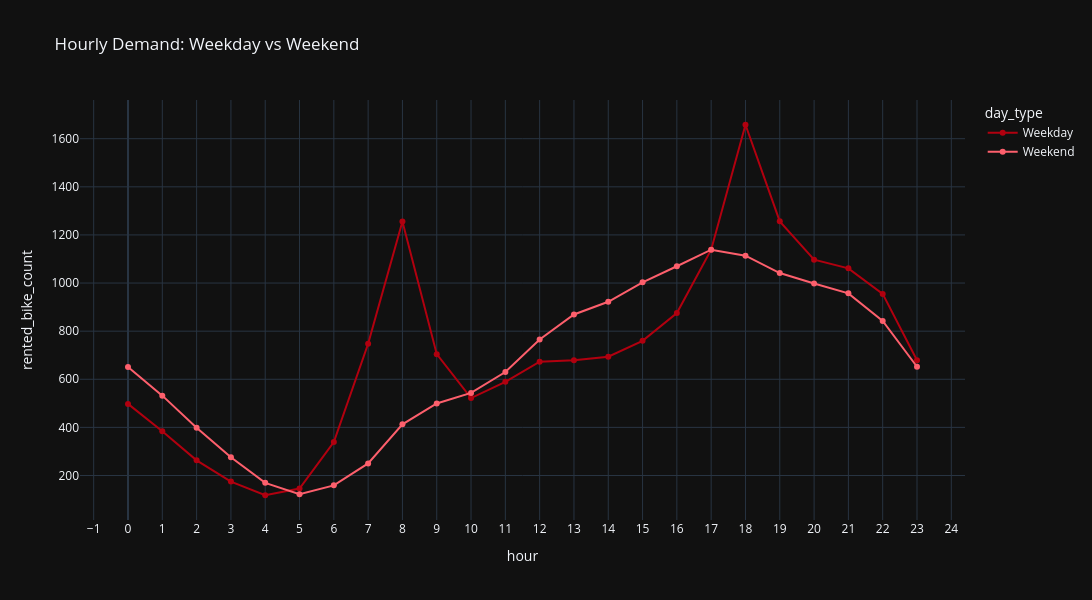

Notebook code for this chart:
### Markdown cell above
There are two clear rush hours: a morning peak at 8 AM with 1000 bikes and a larger evening peak at 6 PM with 1500 bikes.  
Demand crashes to under 200 bikes during the 4-6 AM night period.  
Daytime sees steady, moderate usage of 700-900 bikes from noon through 5 PM.

### Code cell
# Weekday vs weekend hourly patterns to see how demand differs on weekdays vs weekends.

# h_w = df.groupby(['is_weekend', 'hour'], as_index=False)['rented_bike_count'].mean()
# h_w['day_type'] = h_w['is_weekend'].map({False:'Weekday', True:'Weekend'})

h_w = duckdb.sql('''
    SELECT 
        is_weekend,
        hour,
        AVG(rented_bike_count) as rented_bike_count,
        CASE 
            WHEN is_weekend = FALSE THEN 'Weekday'
            ELSE 'Weekend'
        END as day_type
    FROM df
    GROUP BY is_weekend, hour
    ORDER BY is_weekend, hour
''').df()

fig = px.line(h_w, x='hour', y='rented_bike_count', color='day_type',
              title='Hourly Demand: Weekday vs Weekend', markers=True, 
                   color_discrete_sequence=["#B1000F","#FD5F6C"])
fig.update_layout(xaxis=dict(tickmode='linear'))
fig.show()

### Figure 1 — Plotly figure (JSON) as saved in the notebook; plotly's stock layout.template omitted (floating-point values rounded to 4 significant figures)
{"data": [{"hovertemplate": "day_type=Weekday<br>hour=%{x}<br>rented_bike_count=%{y}<extra></extra>", "legendgroup": "Weekday", "line": {"color": "#B1000F", "dash": "solid"}, "marker": {"symbol": "circle"}, "mode": "lines+markers", "name": "Weekday", "orientation": "v", "showlegend": true, "type": "scatter", "x": [0, 1, 2, 3, 4, 5, 6, 7, 8, 9, 10, 11, 12, 13, 14, 15, 16, 17, 18, 19, 20, 21, 22, 23], "xaxis": "x", "y": [497.7, 384.0, 262.9, 174.6, 117.9, 146.0, 338.8, 747.8, 1256.0, 704.3, 521.7, 589.2, 673.3, 679.0, 693.8, 760.0, 875.1, 1138.0, 1658.0, 1256.0, 1097.0, 1061.0, 954.9, 678.7], "yaxis": "y"}, {"hovertemplate": "day_type=Weekend<br>hour=%{x}<br>rented_bike_count=%{y}<extra></extra>", "legendgroup": "Weekend", "line": {"color": "#FD5F6C", "dash": "solid"}, "marker": {"symbol": "circle"}, "mode": "lines+markers", "name": "Weekend", "orientation": "v", "showlegend": true, "type": "scatter", "x": [0, 1, 2, 3, 4, 5, 6, 7, 8, 9, 10, 11, 12, 13, 14, 15, 16, 17, 18, 19, 20, 21, 22, 23], "xaxis": "x", "y": [651.2, 532.0, 398.7, 275.5, 169.4, 121.8, 159.0, 250.2, 412.7, 499.5, 543.3, 630.0, 765.1, 869.5, 922.1, 1003.0, 1070.0, 1139.0, 1114.0, 1042.0, 997.9, 957.1, 842.2, 652.0], "yaxis": "y"}], "layout": {"height": 600, "legend": {"title": {"text": "day_type"}, "tracegroupgap": 0}, "title": {"text": "Hourly Demand: Weekday vs Weekend"}, "width": 1200, "xaxis": {"anchor": "y", "domain": [0, 1], "tickmode": "linear", "title": {"text": "hour"}}, "yaxis": {"anchor": "x", "domain": [0, 1], "title": {"text": "rented_bike_count"}}}}
